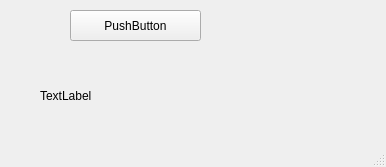
<?xml version="1.0" encoding="UTF-8"?>
<ui version="4.0">
 <class>MainWindow</class>
 <widget class="QMainWindow" name="MainWindow">
  <property name="geometry">
   <rect>
    <x>0</x>
    <y>0</y>
    <width>386</width>
    <height>167</height>
   </rect>
  </property>
  <property name="windowTitle">
   <string>MainWindow</string>
  </property>
  <widget class="QWidget" name="centralwidget">
   <widget class="QPushButton" name="pushButton">
    <property name="geometry">
     <rect>
      <x>70</x>
      <y>10</y>
      <width>131</width>
      <height>31</height>
     </rect>
    </property>
    <property name="text">
     <string>PushButton</string>
    </property>
   </widget>
   <widget class="QLabel" name="label">
    <property name="geometry">
     <rect>
      <x>40</x>
      <y>70</y>
      <width>291</width>
      <height>51</height>
     </rect>
    </property>
    <property name="text">
     <string>TextLabel</string>
    </property>
   </widget>
  </widget>
  <widget class="QMenuBar" name="menubar">
   <property name="geometry">
    <rect>
     <x>0</x>
     <y>0</y>
     <width>386</width>
     <height>22</height>
    </rect>
   </property>
  </widget>
  <widget class="QStatusBar" name="statusbar"/>
 </widget>
 <resources/>
 <connections/>
</ui>
